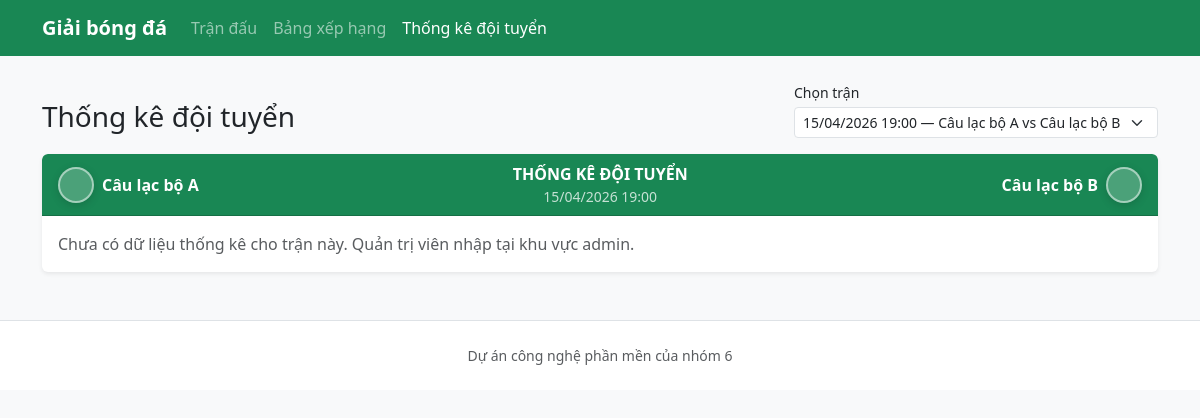
The page /guest/stats.php on the database its author committed.
### tables this page shows
CREATE TABLE `Match` (
    MatchId       INT AUTO_INCREMENT PRIMARY KEY,
    HomeClubId    INT NOT NULL,
    AwayClubId    INT NOT NULL,
    MatchDateTime DATETIME(3) NOT NULL,
    RefereeName   VARCHAR(128) NULL,
    Venue         VARCHAR(256) NULL,
    HomeScore     TINYINT UNSIGNED NULL,
    AwayScore     TINYINT UNSIGNED NULL,
    Status        VARCHAR(32) NOT NULL DEFAULT 'Scheduled',
    CONSTRAINT fk_match_home FOREIGN KEY (HomeClubId) REFERENCES Club(ClubId),
    CONSTRAINT fk_match_away FOREIGN KEY (AwayClubId) REFERENCES Club(ClubId),
    CONSTRAINT CK_Match_DifferentClubs CHECK (HomeClubId <> AwayClubId)
);

CREATE TABLE Club (
    ClubId        INT AUTO_INCREMENT PRIMARY KEY,
    Name          VARCHAR(128) NOT NULL,
    ShortName     VARCHAR(16) NULL,
    Stadium       VARCHAR(256) NULL,
    FoundedYear   SMALLINT NULL,
    LogoUrl       VARCHAR(512) NULL
);

### guest/stats.php (the view, shortened to what this page needs)
<?php
$pdo = getPdo();
$matches = $pdo->query(<<<SQL
SELECT m.MatchId, m.MatchDateTime, hc.Name AS HomeName, ac.Name AS AwayName,
       hc.LogoUrl AS HomeLogo, ac.LogoUrl AS AwayLogo
FROM `Match` m
JOIN `Club` hc ON m.HomeClubId = hc.ClubId
JOIN `Club` ac ON m.AwayClubId = ac.ClubId
ORDER BY m.MatchDateTime DESC
SQL)->fetchAll();
$matchId = isset($_GET['match_id']) ? (int) $_GET['match_id'] : 0;
if ($matchId < 1 && count($matches) > 0) {
    $matchId = (int) $matches[0]['MatchId'];
}
$current = null;
foreach ($matches as $m) {
    if ((int) $m['MatchId'] === $matchId) {
        $current = $m;
        break;
    }
}
$home = [];
$away = [];
require_once dirname(__DIR__) . '/includes/header.php';
?>
<div class="d-flex flex-wrap justify-content-between align-items-end gap-2 mb-3">
    <div>
        <h1 class="h3 mb-1">Thống kê đội tuyển</h1>
    </div>
    <form method="get" class="d-flex gap-2 align-items-end">
        <div>
            <label class="form-label small mb-1" for="match_id">Chọn trận</label>
            <select class="form-select form-select-sm" name="match_id" id="match_id" onchange="this.form.submit()">
                <?php foreach ($matches as $m): ?>
                    <option value="<?= (int) $m['MatchId'] ?>" <?= $matchId === (int) $m['MatchId'] ? 'selected' : '' ?>>
                        <?= htmlspecialchars(date('d/m/Y H:i', strtotime((string) $m['MatchDateTime'])), ENT_QUOTES, 'UTF-8') ?>
                        — <?= htmlspecialchars((string) $m['HomeName'], ENT_QUOTES, 'UTF-8') ?> vs <?= htmlspecialchars((string) $m['AwayName'], ENT_QUOTES, 'UTF-8') ?>
                    </option>
                <?php endforeach; ?>
            </select>
        </div>
    </form>
</div>
<?php if (!$current): ?>
    <p class="text-muted">Chưa có trận đấu.</p>
<?php else: ?>
    <div class="card border-0 shadow-sm overflow-hidden">
        <div class="card-header bg-success text-white">
            <div class="d-flex flex-wrap align-items-center justify-content-between gap-2">
                <div class="d-flex align-items-center gap-2 min-w-0">
                    <?php if (!empty($current['HomeLogo'])): ?>
                        <img class="team-stats-logo team-stats-logo--light" src="<?= htmlspecialchars((string) $current['HomeLogo'], ENT_QUOTES, 'UTF-8') ?>" alt="">
                    <?php else: ?>
                        <div class="team-stats-logo team-stats-logo--light team-stats-logo--ph" aria-hidden="true"></div>
                    <?php endif; ?>
                    <span class="fw-semibold text-truncate"><?= htmlspecialchars((string) $current['HomeName'], ENT_QUOTES, 'UTF-8') ?></span>
                </div>
                <div class="text-center flex-grow-1 d-none d-md-block">
                    <div class="fw-bold">THỐNG KÊ ĐỘI TUYỂN</div>
                    <div class="small opacity-75"><?= htmlspecialchars(date('d/m/Y H:i', strtotime((string) $current['MatchDateTime'])), ENT_QUOTES, 'UTF-8') ?></div>
                </div>
                <div class="d-flex align-items-center gap-2 justify-content-end min-w-0">
                    <span class="fw-semibold text-truncate"><?= htmlspecialchars((string) $current['AwayName'], ENT_QUOTES, 'UTF-8') ?></span>
                    <?php if (!empty($current['AwayLogo'])): ?>
                        <img class="team-stats-logo team-stats-logo--light" src="<?= htmlspecialchars((string) $current['AwayLogo'], ENT_QUOTES, 'UTF-8') ?>" alt="">
                    <?php else: ?>
                        <div class="team-stats-logo team-stats-logo--light team-stats-logo--ph" aria-hidden="true"></div>
                    <?php endif; ?>
                </div>
            </div>
        </div>
        <?php if ($home === [] && $away === []): ?>
            <div class="card-body">
                <p class="text-muted mb-0">Chưa có dữ liệu thống kê cho trận này. Quản trị viên nhập tại khu vực admin.</p>
            </div>
        <?php endif; ?>
    </div>
<?php endif; ?>
<?php require_once dirname(__DIR__) . '/includes/footer.php'; ?>

### assets/css/style.css (style rules this page uses)
.team-stats-logo { width: 2.25rem; height: 2.25rem; border-radius: 50%; object-fit: cover; flex-shrink: 0; }
.team-stats-logo--light { border: 2px solid rgba(255, 255, 255, 0.5); box-shadow: 0 0.15rem 0.5rem rgba(0, 0, 0, 0.15); }
.team-stats-logo--ph { background: rgba(255, 255, 255, 0.22); }

### rows shown on the page
match: HomeClubId.Name "Câu lạc bộ A", MatchDateTime "15/04/2026 19:00", AwayClubId.Name "Câu lạc bộ B"

### other values the page prints
form field match_id "15/04/2026 19:00 — Câu lạc bộ A vs Câu lạc bộ B"
